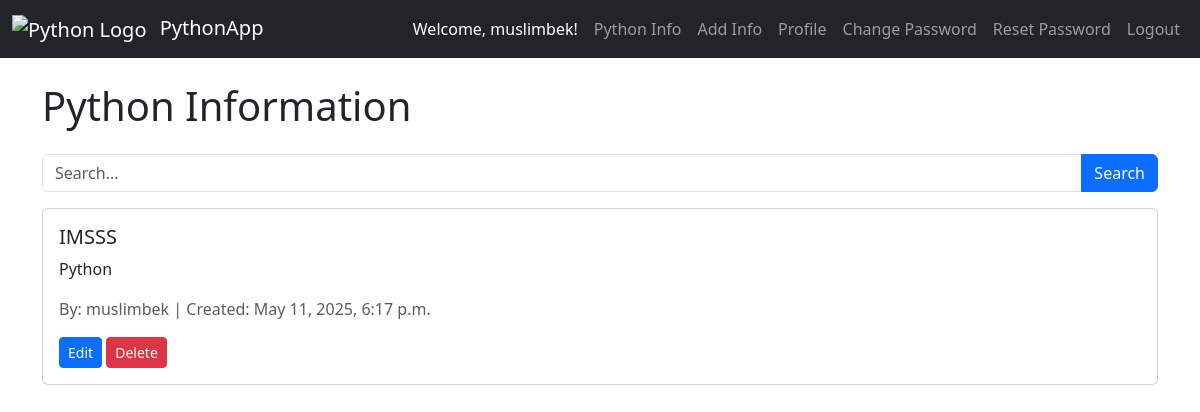
The app's page / (signed in), older data.
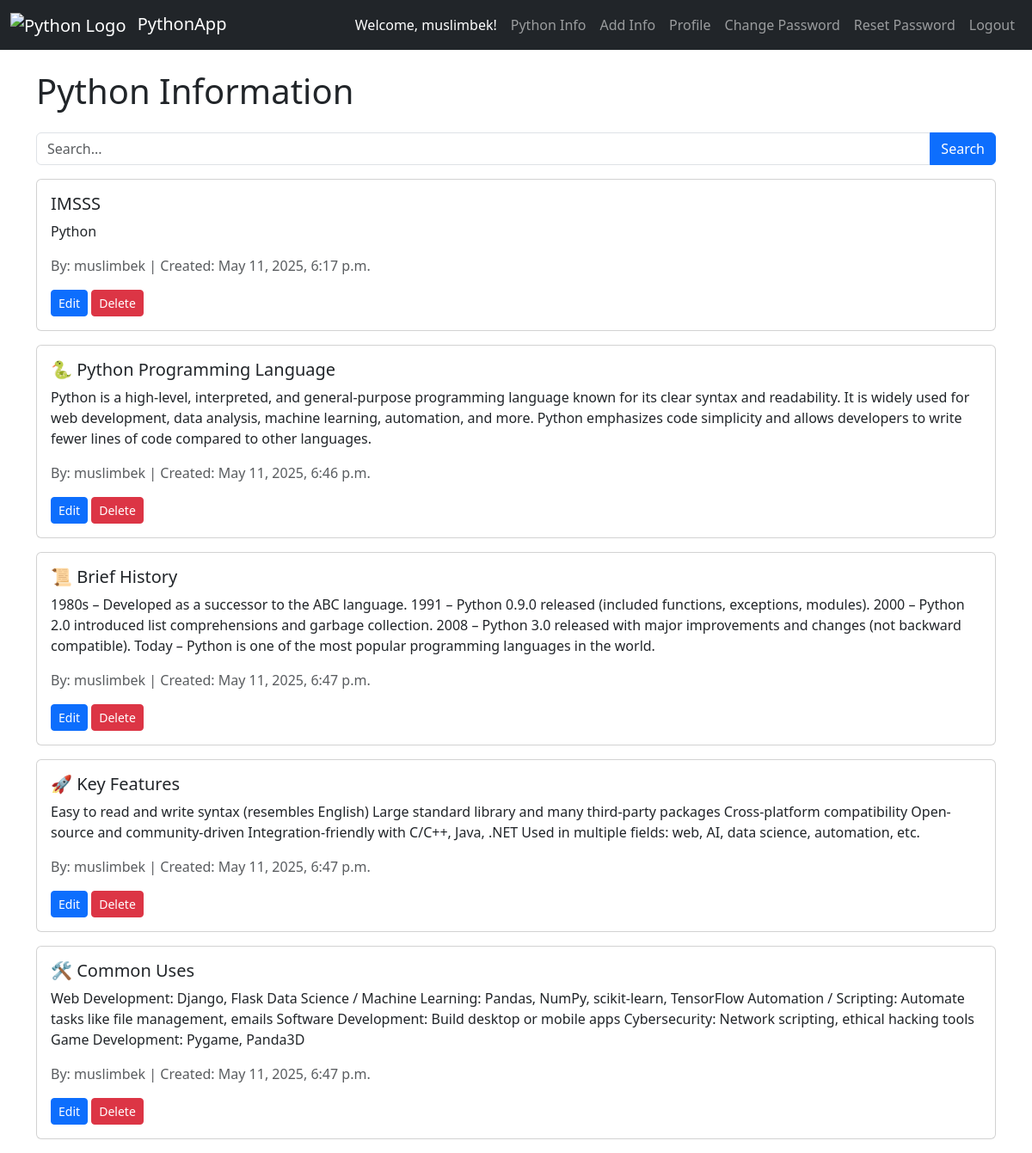
The same page, newer data.
### python/models.py (models this page shows, shortened)
class PythonInfo(models.Model):
    title = models.CharField(max_length=200)
    description = models.TextField()
    created_by = models.ForeignKey(User, on_delete=models.CASCADE)
    created_at = models.DateTimeField(auto_now_add=True)
    updated_at = models.DateTimeField(auto_now=True)

### python/views.py (the view)
# urls.py: path('', views.python_list, name='python_list'),
@login_required
def python_list(request):
    query = request.GET.get('q', '')
    if query:
        python_infos = PythonInfo.objects.filter(title__icontains=query) | PythonInfo.objects.filter(description__icontains=query)
    else:
        python_infos = PythonInfo.objects.all()
    return render(request, 'python/list.html', {'python_infos': python_infos, 'query': query})

### python/templates/python/list.html (shortened to what this page needs)
{% extends 'base.html' %}
{% block content %}
    <h1 class="mb-4">Python Information</h1>
    <div class="mb-3">
        <form method="get" class="input-group">
            <input type="text" name="q" value="{{ query }}" class="form-control" placeholder="Search...">
            <button type="submit" class="btn btn-primary">Search</button>
        </form>
    </div>
    {% if python_infos %}
        {% for info in python_infos %}
            <div class="card mb-3">
                <div class="card-body">
                    <h5 class="card-title">{{ info.title }}</h5>
                    <p class="card-text">{{ info.description }}</p>
                    <p class="card-text text-muted">By: {{ info.created_by.username }} | Created: {{ info.created_at }}</p>
                    <a href="{% url 'python_update' info.pk %}" class="btn btn-primary btn-sm">Edit</a>
                    <a href="{% url 'python_delete' info.pk %}" class="btn btn-danger btn-sm">Delete</a>
                </div>
            </div>
        {% empty %}
            <p class="text-center">No Python info available.</p>
        {% endfor %}
    {% else %}
        <p class="text-center">No Python info available.</p>
    {% endif %}
{% endblock %}

### python/templates/base.html (shortened to what this page needs)
<!DOCTYPE html>
<html lang="en">
<head>
    <link href="https://cdn.jsdelivr.net/npm/bootstrap@5.3.3/dist/css/bootstrap.min.css" rel="stylesheet">
</head>
<body>
    <nav class="navbar navbar-expand-lg navbar-dark bg-dark">
        <div class="container-fluid">
            <a class="navbar-brand" href="{% url 'python_list' %}">
                <img src="https://www.python.org/static/img/python-logo.png" alt="Python Logo" height="30" class="me-2">
                PythonApp
            </a>
            <div class="collapse navbar-collapse" id="navbarNav">
                <ul class="navbar-nav ms-auto">
                    {% if user.is_authenticated %}
                        <li class="nav-item">
                            <span class="nav-link text-white">Welcome, {{ user.username }}!</span>
                        </li>
                        <li class="nav-item">
                            <a class="nav-link" href="{% url 'python_list' %}">Python Info</a>
                        </li>
                        <li class="nav-item">
                            <a class="nav-link" href="{% url 'python_create' %}">Add Info</a>
                        </li>
                        <li class="nav-item">
                            <a class="nav-link" href="{% url 'profile_view' %}">Profile</a>
                        </li>
                        <li class="nav-item">
                            <a class="nav-link" href="{% url 'password_change' %}">Change Password</a>
                        </li>
                        <li class="nav-item">
                            <a class="nav-link" href="{% url 'password_reset' %}">Reset Password</a>
                        </li>
                        <li class="nav-item">
                            <a class="nav-link" href="{% url 'logout' %}">Logout</a>
                        </li>
                    {% endif %}
                </ul>
            </div>
        </div>
    </nav>
    <div class="container mt-4">
        {% block content %}
        {% endblock %}
    </div>
</body>
</html>

Row changes from the older to the newer data that the page shows:
added PythonInfo: title "🐍 Python Programming Language", description "Python is a high-level, interpreted, and general-purpose programming language known for its clear syntax and readability. It is widely used for web development, data analysis, machine learning, automation, and more. Python emphasizes code simplicity and allows developers to write fewer lines of code compared to other languages.", created_by.username "muslimbek", created_at "May 11, 2025, 6:46 p.m."
added PythonInfo: title "📜 Brief History", description "1980s – Developed as a successor to the ABC language. 1991 – Python 0.9.0 released (included functions, exceptions, modules). 2000 – Python 2.0 introduced list comprehensions and garbage collection. 2008 – Python 3.0 released with major improvements and changes (not backward compatible). Today – Python is one of the most popular programming languages in the world.", created_by.username "muslimbek", created_at "May 11, 2025, 6:47 p.m."
added PythonInfo: title "🚀 Key Features", description "Easy to read and write syntax (resembles English) Large standard library and many third-party packages Cross-platform compatibility Open-source and community-driven Integration-friendly with C/C++, Java, .NET Used in multiple fields: web, AI, data science, automation, etc.", created_by.username "muslimbek", created_at "May 11, 2025, 6:47 p.m."
added PythonInfo: title "🛠️ Common Uses", description "Web Development: Django, Flask Data Science / Machine Learning: Pandas, NumPy, scikit-learn, TensorFlow Automation / Scripting: Automate tasks like file management, emails Software Development: Build desktop or mobile apps Cybersecurity: Network scripting, ethical hacking tools Game Development: Pygame, Panda3D", created_by.username "muslimbek", created_at "May 11, 2025, 6:47 p.m."
